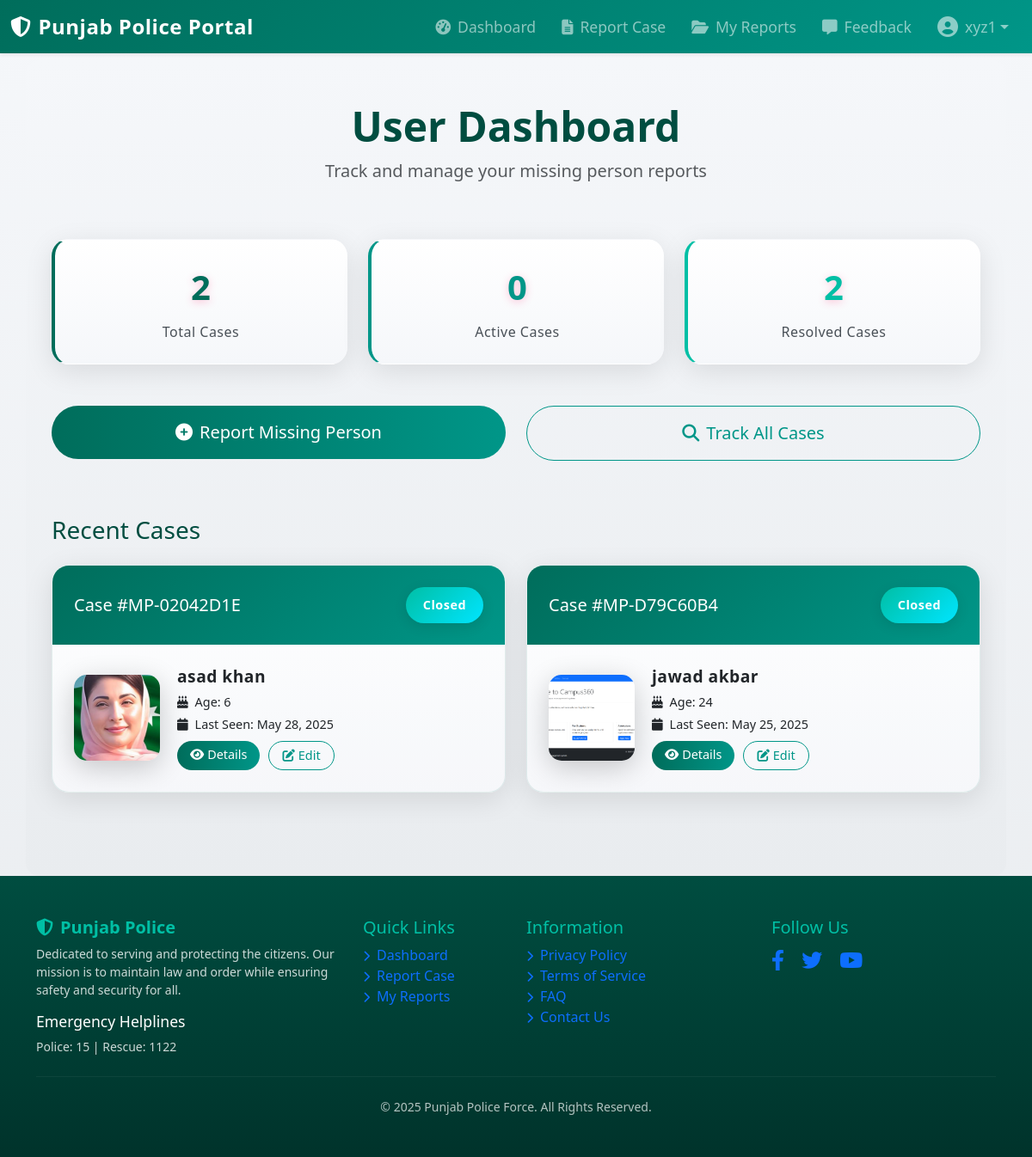
The page /user/dashboard/ (signed in) on the database as committed earlier.
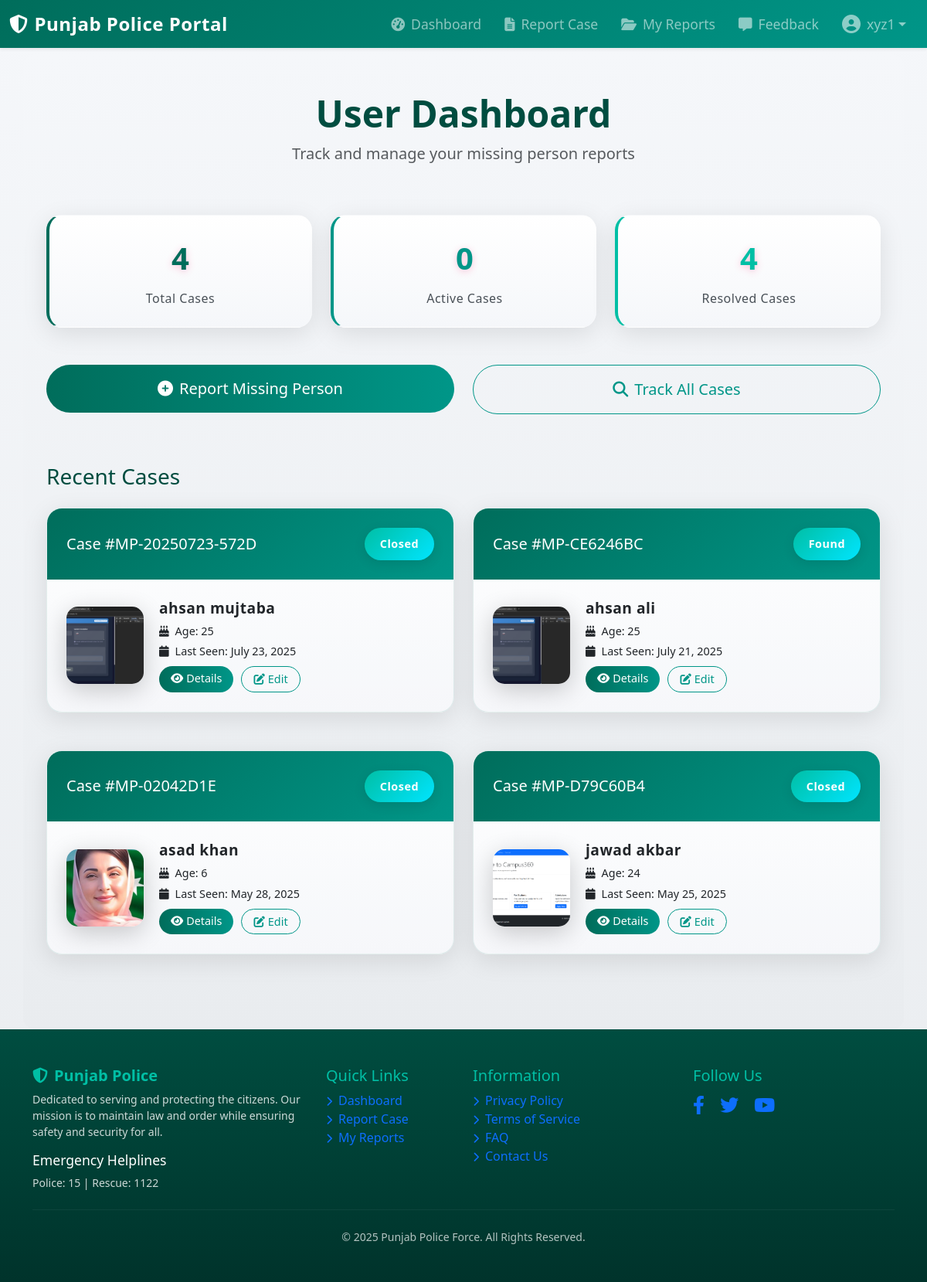
The same page on the database as committed later.
### user/models.py (models this page shows, shortened)
class MissingPerson(models.Model):
    GENDER_CHOICES = (
        ('M', 'Male'),
        ('F', 'Female'),
        ('O', 'Other'),
    )
    STATUS_CHOICES = (
        ('pending', 'Pending'),
        ('investigation', 'Under Investigation'),
        ('found', 'Found'),
        ('closed', 'Closed'),
    )
    first_name = models.CharField(max_length=100)
    last_name = models.CharField(max_length=100)
    age = models.IntegerField()
    gender = models.CharField(max_length=1, choices=GENDER_CHOICES)
    date_of_birth = models.DateField()
    height = models.CharField(max_length=50, help_text="Height in feet and inches")
    weight = models.CharField(max_length=50, help_text="Weight in kg", blank=True)
    eye_color = models.CharField(max_length=50)
    hair_color = models.CharField(max_length=50)
    skin_color = models.CharField(max_length=50, blank=True)
    distinguishing_marks = models.TextField(blank=True, help_text="Scars, tattoos, or other identifying marks")
    last_seen_date = models.DateField()
    last_seen_location = models.CharField(max_length=255)
    last_seen_wearing = models.TextField(help_text="Description of clothes last seen wearing")
    reporter = models.ForeignKey(User, on_delete=models.CASCADE, related_name='reported_missing_persons')
    contact_number = models.CharField(max_length=15)
    additional_contact = models.CharField(max_length=15, blank=True)
    case_number = models.CharField(max_length=50, unique=True)
    status = models.CharField(max_length=20, choices=STATUS_CHOICES, default='pending')
    location_found = models.CharField(max_length=255, blank=True, null=True)
    found_date = models.DateField(blank=True, null=True)
    description = models.TextField(help_text="Additional details about the missing person")
    photo = models.ImageField(upload_to='missing_persons/')
    additional_photo_1 = models.ImageField(upload_to='missing_persons/additional/', blank=True, null=True)
    additional_photo_2 = models.ImageField(upload_to='missing_persons/additional/', blank=True, null=True)
    additional_photo_3 = models.ImageField(upload_to='missing_persons/additional/', blank=True, null=True)
    closure_proof_photo = models.ImageField(upload_to='missing_persons/closure_proofs/', blank=True, null=True)
    created_at = models.DateTimeField(auto_now_add=True)
    updated_at = models.DateTimeField(auto_now=True)
    class Meta:
        ordering = ['-created_at']
        verbose_name = 'Missing Person'
        verbose_name_plural = 'Missing Persons'

### user/views.py (the view)
# urls.py: path('dashboard/', views.user_dashboard, name='user_dashboard'),
@login_required
def user_dashboard(request):
    if not request.user.is_authenticated:
        return redirect('login')
    user_cases = MissingPerson.objects.filter(reporter=request.user)
    total_cases = user_cases.count()
    active_cases = user_cases.filter(status__in=['pending', 'investigation']).count()
    resolved_cases = user_cases.filter(status__in=['found', 'closed']).count()
    recent_cases = user_cases.order_by('-created_at')[:5]
    context = {
        'total_cases': total_cases,
        'active_cases': active_cases,
        'resolved_cases': resolved_cases,
        'recent_cases': recent_cases,
    }
    return render(request, 'userdashboard.html', context)

### user/templates/userdashboard.html (shortened to what the changed rows need)
{% extends 'base_users.html' %}
{% load static %}
{% block content %}
<div class="container py-5" style="background: linear-gradient(to bottom, #f5f7fa, #e9ecef); border-radius: 15px; padding: 30px;">
    <div class="row mb-5">
        <div class="col-12 text-center">
            <h1 class="display-5 fw-bold" style="color: #004d40;">User Dashboard</h1>
        </div>
    </div>
    <div class="row mb-5">
        <div class="col-md-4">
            <div class="stat-card" style="background: linear-gradient(to bottom, #ffffff, #f5f7fa); border-left: .3rem solid #006d5b;">
                <div class="stat-number" style="color: #006d5b;">{{ total_cases }}</div>
                <div class="stat-label" style="color: #495057;">Total Cases</div>
            </div>
        </div>
        <div class="col-md-4">
            <div class="stat-card" style="background: linear-gradient(to bottom, #ffffff, #f5f7fa); border-left: .3rem solid #00bfa5;">
                <div class="stat-number" style="color: #00bfa5;">{{ resolved_cases }}</div>
                <div class="stat-label" style="color: #495057;">Resolved Cases</div>
            </div>
        </div>
    </div>
    <div class="row">
        {% for case in recent_cases %}
        <div class="col-md-6 mb-4">
            <div class="dashboard-card" style="background: linear-gradient(to bottom, #ffffff, #f5f7fa); border: 1px solid rgba(0, 109, 91, 0.1);">
                <div class="card-header d-flex justify-content-between align-items-center" style="background: linear-gradient(135deg, #006d5b, #009688); color: white;">
                    <h5 class="mb-0">Case #{{ case.case_number }}</h5>
                    <span class="status-badge status-{{ case.status }}" style="background: linear-gradient(135deg, #00bfa5, #00e5ff); color: white;">
                        {{ case.status|title }}
                    </span>
                </div>
                <div class="card-body">
                    <div class="case-details">
                        {% if case.photo %}
                        <img src="{{ case.photo.url }}" alt="Missing Person Photo" class="case-photo">
                        {% else %}
                        <div class="no-photo-placeholder">
                            <i class="fas fa-user"></i>
                        </div>
                        {% endif %}
                        <div class="case-info">
                            <h6 class="case-title">{{ case.first_name }} {{ case.last_name }}</h6>
                            <p class="case-meta"><i class="fas fa-birthday-cake"></i>Age: {{ case.age }}</p>
                            <p class="case-meta"><i class="fas fa-calendar"></i>Last Seen: {{ case.last_seen_date|date:"F d, Y" }}</p>
                            <div class="action-buttons mt-2">
                                <a href="{% url 'missing_person_detail' case_number=case.case_number %}" class="btn btn-primary" style="background: linear-gradient(to right, #006d5b, #009688); border: none;">
                                    <i class="fas fa-eye me-1"></i>Details
                                </a>
                                <button class="btn btn-outline-primary edit-case-btn" data-case-number="{{ case.case_number }}" style="border-color: #009688; color: #009688;">
                                    <i class="fas fa-edit me-1"></i>Edit
                                </button>
                            </div>
                        </div>
                    </div>
                </div>
            </div>
        </div>
        {% empty %}
        <div class="col-12">
            <div class="alert alert-info">
                No recent cases found. <a href="{% url 'report_missing_person' %}" class="alert-link">Report a new case</a>
            </div>
        </div>
        {% endfor %}
    </div>
</div>
{% endblock %}

Rows that differ between the two databases and show on the page:
added MissingPerson: case_number "MP-20250723-572D", status "Closed", photo (picture), first_name "ahsan", last_name "mujtaba", age "25", last_seen_date "July 23, 2025"
added MissingPerson: case_number "MP-CE6246BC", status "Found", photo (picture), first_name "ahsan", last_name "ali", age "25", last_seen_date "July 21, 2025"
Other text that changed with them:
{{ total_cases }}: "2" → "4"
{{ resolved_cases }}: "2" → "4"
